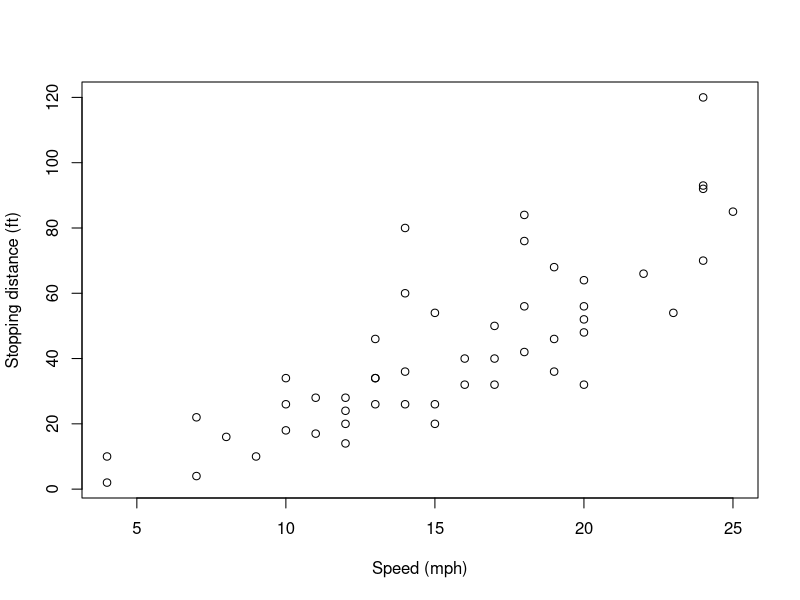
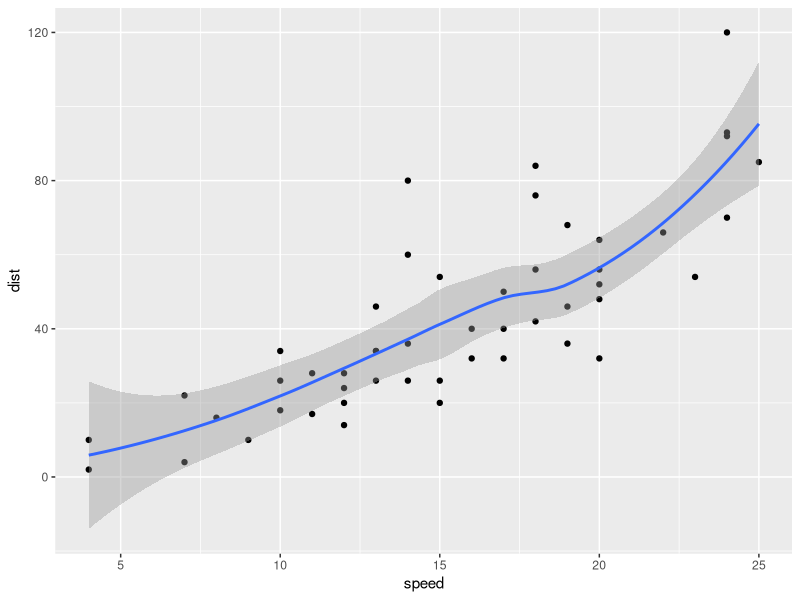

Generate these figures, in order, with R:
## ---- chunk 1
#| label: startup
#| message: false
#| warning: false
#| echo: false
library(tidyverse)
## ---- chunk 2
1 + 1
## ---- chunk 3
#| echo: false
2 * 2
## ---- chunk 4
#| echo: true
plot(cars, xlab = "Speed (mph)", ylab = "Stopping distance (ft)",
     las = 0)
## ---- chunk 5
cars |> 
  ggplot(
    mapping = aes(x = speed, y = dist)  
  ) +
  geom_point() +
  geom_smooth()
